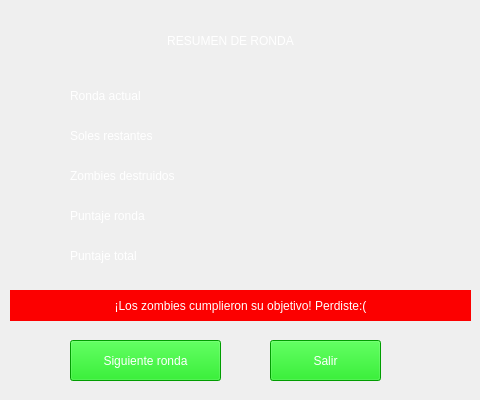
<?xml version="1.0" encoding="UTF-8"?>
<ui version="4.0">
 <class>Ventana_postronda</class>
 <widget class="QMainWindow" name="Ventana_postronda">
  <property name="geometry">
   <rect>
    <x>0</x>
    <y>0</y>
    <width>480</width>
    <height>400</height>
   </rect>
  </property>
  <property name="windowTitle">
   <string>MainWindow</string>
  </property>
  <widget class="QWidget" name="centralwidget">
   <widget class="QLabel" name="fondo">
    <property name="geometry">
     <rect>
      <x>0</x>
      <y>0</y>
      <width>481</width>
      <height>401</height>
     </rect>
    </property>
    <property name="text">
     <string/>
    </property>
    <property name="pixmap">
     <pixmap>../Fondos/fondoMenu.png</pixmap>
    </property>
    <property name="scaledContents">
     <bool>true</bool>
    </property>
   </widget>
   <widget class="QLabel" name="titulo">
    <property name="geometry">
     <rect>
      <x>10</x>
      <y>20</y>
      <width>441</width>
      <height>41</height>
     </rect>
    </property>
    <property name="styleSheet">
     <string notr="true">color: rgb(255, 255, 255);
font: 87 12pt &quot;Segoe UI Black&quot;;</string>
    </property>
    <property name="text">
     <string>RESUMEN DE RONDA</string>
    </property>
    <property name="alignment">
     <set>Qt::AlignCenter</set>
    </property>
   </widget>
   <widget class="QLabel" name="label_ronda">
    <property name="geometry">
     <rect>
      <x>70</x>
      <y>80</y>
      <width>161</width>
      <height>31</height>
     </rect>
    </property>
    <property name="styleSheet">
     <string notr="true">color: rgb(255, 255, 255);
font: 87 10pt &quot;Segoe UI Black&quot;;</string>
    </property>
    <property name="text">
     <string>Ronda actual</string>
    </property>
   </widget>
   <widget class="QLabel" name="label_soles">
    <property name="geometry">
     <rect>
      <x>70</x>
      <y>120</y>
      <width>161</width>
      <height>31</height>
     </rect>
    </property>
    <property name="styleSheet">
     <string notr="true">color: rgb(255, 255, 255);
font: 87 10pt &quot;Segoe UI Black&quot;;</string>
    </property>
    <property name="text">
     <string>Soles restantes</string>
    </property>
   </widget>
   <widget class="QLabel" name="label_zombies">
    <property name="geometry">
     <rect>
      <x>70</x>
      <y>160</y>
      <width>221</width>
      <height>31</height>
     </rect>
    </property>
    <property name="styleSheet">
     <string notr="true">color: rgb(255, 255, 255);
font: 87 10pt &quot;Segoe UI Black&quot;;</string>
    </property>
    <property name="text">
     <string>Zombies destruidos</string>
    </property>
   </widget>
   <widget class="QLabel" name="label_ptje">
    <property name="geometry">
     <rect>
      <x>70</x>
      <y>200</y>
      <width>171</width>
      <height>31</height>
     </rect>
    </property>
    <property name="styleSheet">
     <string notr="true">color: rgb(255, 255, 255);
font: 87 10pt &quot;Segoe UI Black&quot;;</string>
    </property>
    <property name="text">
     <string>Puntaje ronda</string>
    </property>
   </widget>
   <widget class="QLabel" name="label_ptje_total">
    <property name="geometry">
     <rect>
      <x>70</x>
      <y>240</y>
      <width>171</width>
      <height>31</height>
     </rect>
    </property>
    <property name="styleSheet">
     <string notr="true">color: rgb(255, 255, 255);
font: 87 10pt &quot;Segoe UI Black&quot;;</string>
    </property>
    <property name="text">
     <string>Puntaje total</string>
    </property>
   </widget>
   <widget class="QLabel" name="label_mensaje">
    <property name="geometry">
     <rect>
      <x>10</x>
      <y>290</y>
      <width>461</width>
      <height>31</height>
     </rect>
    </property>
    <property name="styleSheet">
     <string notr="true">background-color: rgb(252, 0, 0);
color: rgb(255, 255, 255);
font: 87 9pt &quot;Segoe UI Black&quot;;</string>
    </property>
    <property name="text">
     <string>¡Los zombies cumplieron su objetivo! Perdiste:(</string>
    </property>
    <property name="alignment">
     <set>Qt::AlignCenter</set>
    </property>
   </widget>
   <widget class="QPushButton" name="boton_siguiente">
    <property name="geometry">
     <rect>
      <x>70</x>
      <y>340</y>
      <width>151</width>
      <height>41</height>
     </rect>
    </property>
    <property name="styleSheet">
     <string notr="true">font: 87 8pt &quot;Segoe UI Black&quot;;
color: rgb(255, 255, 255);
background-color: rgb(0, 220, 0);</string>
    </property>
    <property name="text">
     <string>Siguiente ronda</string>
    </property>
   </widget>
   <widget class="QPushButton" name="boton_salir">
    <property name="geometry">
     <rect>
      <x>270</x>
      <y>340</y>
      <width>111</width>
      <height>41</height>
     </rect>
    </property>
    <property name="styleSheet">
     <string notr="true">font: 87 8pt &quot;Segoe UI Black&quot;;
color: rgb(255, 255, 255);
background-color: rgb(0, 220, 0);</string>
    </property>
    <property name="text">
     <string>Salir</string>
    </property>
   </widget>
   <widget class="QLabel" name="label">
    <property name="geometry">
     <rect>
      <x>340</x>
      <y>20</y>
      <width>71</width>
      <height>61</height>
     </rect>
    </property>
    <property name="text">
     <string/>
    </property>
    <property name="pixmap">
     <pixmap>Plantas/girasol_1.png</pixmap>
    </property>
    <property name="scaledContents">
     <bool>true</bool>
    </property>
   </widget>
   <widget class="QLabel" name="n_ronda">
    <property name="geometry">
     <rect>
      <x>340</x>
      <y>80</y>
      <width>61</width>
      <height>31</height>
     </rect>
    </property>
    <property name="styleSheet">
     <string notr="true">color: rgb(255, 255, 255);
font: 87 10pt &quot;Segoe UI Black&quot;;</string>
    </property>
    <property name="text">
     <string/>
    </property>
    <property name="alignment">
     <set>Qt::AlignCenter</set>
    </property>
   </widget>
   <widget class="QLabel" name="foto">
    <property name="geometry">
     <rect>
      <x>390</x>
      <y>20</y>
      <width>61</width>
      <height>61</height>
     </rect>
    </property>
    <property name="text">
     <string/>
    </property>
    <property name="pixmap">
     <pixmap>../Plantas/papa_3.png</pixmap>
    </property>
    <property name="scaledContents">
     <bool>true</bool>
    </property>
   </widget>
   <widget class="QLabel" name="n_soles">
    <property name="geometry">
     <rect>
      <x>340</x>
      <y>120</y>
      <width>61</width>
      <height>31</height>
     </rect>
    </property>
    <property name="styleSheet">
     <string notr="true">color: rgb(255, 255, 255);
font: 87 10pt &quot;Segoe UI Black&quot;;</string>
    </property>
    <property name="text">
     <string/>
    </property>
    <property name="alignment">
     <set>Qt::AlignCenter</set>
    </property>
   </widget>
   <widget class="QLabel" name="n_zombies">
    <property name="geometry">
     <rect>
      <x>340</x>
      <y>160</y>
      <width>61</width>
      <height>31</height>
     </rect>
    </property>
    <property name="styleSheet">
     <string notr="true">color: rgb(255, 255, 255);
font: 87 10pt &quot;Segoe UI Black&quot;;</string>
    </property>
    <property name="text">
     <string/>
    </property>
    <property name="alignment">
     <set>Qt::AlignCenter</set>
    </property>
   </widget>
   <widget class="QLabel" name="ptje_ronda">
    <property name="geometry">
     <rect>
      <x>340</x>
      <y>200</y>
      <width>61</width>
      <height>31</height>
     </rect>
    </property>
    <property name="styleSheet">
     <string notr="true">color: rgb(255, 255, 255);
font: 87 10pt &quot;Segoe UI Black&quot;;</string>
    </property>
    <property name="text">
     <string/>
    </property>
    <property name="alignment">
     <set>Qt::AlignCenter</set>
    </property>
   </widget>
   <widget class="QLabel" name="ptje_total">
    <property name="geometry">
     <rect>
      <x>340</x>
      <y>240</y>
      <width>61</width>
      <height>31</height>
     </rect>
    </property>
    <property name="styleSheet">
     <string notr="true">color: rgb(255, 255, 255);
font: 87 10pt &quot;Segoe UI Black&quot;;</string>
    </property>
    <property name="text">
     <string/>
    </property>
    <property name="alignment">
     <set>Qt::AlignCenter</set>
    </property>
   </widget>
  </widget>
 </widget>
 <resources/>
 <connections/>
</ui>
